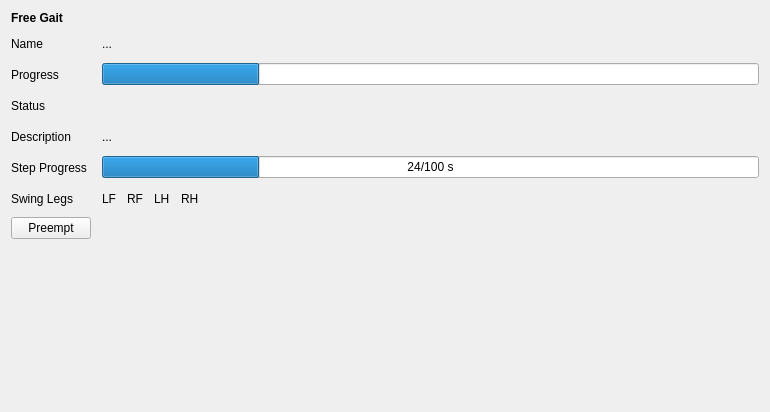
<?xml version="1.0" encoding="UTF-8"?>
<ui version="4.0">
 <class>FreeGaitPluginWidget</class>
 <widget class="QWidget" name="FreeGaitPluginWidget">
  <property name="enabled">
   <bool>true</bool>
  </property>
  <property name="geometry">
   <rect>
    <x>0</x>
    <y>0</y>
    <width>770</width>
    <height>412</height>
   </rect>
  </property>
  <property name="windowTitle">
   <string>Free Gait</string>
  </property>
  <layout class="QVBoxLayout" name="verticalLayout">
   <item>
    <widget class="QLabel" name="label">
     <property name="text">
      <string>&lt;b&gt;Free Gait&lt;/b&gt;</string>
     </property>
    </widget>
   </item>
   <item>
    <layout class="QGridLayout" name="gridLayout">
     <item row="1" column="2">
      <widget class="QProgressBar" name="progressBar_free_gait">
       <property name="enabled">
        <bool>true</bool>
       </property>
       <property name="value">
        <number>24</number>
       </property>
       <property name="format">
        <string/>
       </property>
      </widget>
     </item>
     <item row="4" column="2">
      <widget class="QProgressBar" name="progressBar_step">
       <property name="value">
        <number>24</number>
       </property>
       <property name="format">
        <string>%v/%m s</string>
       </property>
      </widget>
     </item>
     <item row="3" column="0">
      <widget class="QLabel" name="label_5">
       <property name="minimumSize">
        <size>
         <width>0</width>
         <height>25</height>
        </size>
       </property>
       <property name="text">
        <string>Description</string>
       </property>
      </widget>
     </item>
     <item row="4" column="0">
      <widget class="QLabel" name="label_6">
       <property name="minimumSize">
        <size>
         <width>0</width>
         <height>25</height>
        </size>
       </property>
       <property name="text">
        <string>Step Progress</string>
       </property>
      </widget>
     </item>
     <item row="1" column="0">
      <widget class="QLabel" name="label_2">
       <property name="minimumSize">
        <size>
         <width>0</width>
         <height>25</height>
        </size>
       </property>
       <property name="text">
        <string>Progress</string>
       </property>
      </widget>
     </item>
     <item row="3" column="2">
      <widget class="QLabel" name="label_description">
       <property name="text">
        <string>...</string>
       </property>
       <property name="wordWrap">
        <bool>true</bool>
       </property>
      </widget>
     </item>
     <item row="2" column="0">
      <widget class="QLabel" name="label_4">
       <property name="minimumSize">
        <size>
         <width>0</width>
         <height>25</height>
        </size>
       </property>
       <property name="text">
        <string>Status</string>
       </property>
      </widget>
     </item>
     <item row="0" column="2">
      <widget class="QLabel" name="label_name">
       <property name="text">
        <string>...</string>
       </property>
      </widget>
     </item>
     <item row="5" column="0">
      <widget class="QLabel" name="label_8">
       <property name="minimumSize">
        <size>
         <width>0</width>
         <height>25</height>
        </size>
       </property>
       <property name="text">
        <string>Swing Legs</string>
       </property>
      </widget>
     </item>
     <item row="2" column="2">
      <widget class="QLabel" name="label_status">
       <property name="text">
        <string/>
       </property>
      </widget>
     </item>
     <item row="0" column="0">
      <widget class="QLabel" name="label_3">
       <property name="minimumSize">
        <size>
         <width>0</width>
         <height>25</height>
        </size>
       </property>
       <property name="maximumSize">
        <size>
         <width>16777215</width>
         <height>16777215</height>
        </size>
       </property>
       <property name="text">
        <string>Name</string>
       </property>
      </widget>
     </item>
     <item row="0" column="1">
      <spacer name="horizontalSpacer">
       <property name="orientation">
        <enum>Qt::Horizontal</enum>
       </property>
       <property name="sizeType">
        <enum>QSizePolicy::Fixed</enum>
       </property>
       <property name="sizeHint" stdset="0">
        <size>
         <width>5</width>
         <height>5</height>
        </size>
       </property>
      </spacer>
     </item>
     <item row="5" column="2">
      <layout class="QHBoxLayout" name="horizontalLayout">
       <item>
        <widget class="QLabel" name="label_LF">
         <property name="text">
          <string>LF</string>
         </property>
        </widget>
       </item>
       <item>
        <spacer name="horizontalSpacer_2">
         <property name="orientation">
          <enum>Qt::Horizontal</enum>
         </property>
         <property name="sizeType">
          <enum>QSizePolicy::Fixed</enum>
         </property>
         <property name="sizeHint" stdset="0">
          <size>
           <width>5</width>
           <height>20</height>
          </size>
         </property>
        </spacer>
       </item>
       <item>
        <widget class="QLabel" name="label_RF">
         <property name="text">
          <string>RF</string>
         </property>
        </widget>
       </item>
       <item>
        <spacer name="horizontalSpacer_3">
         <property name="orientation">
          <enum>Qt::Horizontal</enum>
         </property>
         <property name="sizeType">
          <enum>QSizePolicy::Fixed</enum>
         </property>
         <property name="sizeHint" stdset="0">
          <size>
           <width>5</width>
           <height>20</height>
          </size>
         </property>
        </spacer>
       </item>
       <item>
        <widget class="QLabel" name="label_LH">
         <property name="text">
          <string>LH</string>
         </property>
        </widget>
       </item>
       <item>
        <spacer name="horizontalSpacer_4">
         <property name="orientation">
          <enum>Qt::Horizontal</enum>
         </property>
         <property name="sizeType">
          <enum>QSizePolicy::Fixed</enum>
         </property>
         <property name="sizeHint" stdset="0">
          <size>
           <width>5</width>
           <height>20</height>
          </size>
         </property>
        </spacer>
       </item>
       <item>
        <widget class="QLabel" name="label_RH">
         <property name="text">
          <string>RH</string>
         </property>
        </widget>
       </item>
       <item>
        <spacer name="horizontalSpacer_5">
         <property name="orientation">
          <enum>Qt::Horizontal</enum>
         </property>
         <property name="sizeHint" stdset="0">
          <size>
           <width>40</width>
           <height>20</height>
          </size>
         </property>
        </spacer>
       </item>
      </layout>
     </item>
     <item row="6" column="0">
      <widget class="QPushButton" name="pushButton_preempt">
       <property name="sizePolicy">
        <sizepolicy hsizetype="Minimum" vsizetype="Fixed">
         <horstretch>0</horstretch>
         <verstretch>0</verstretch>
        </sizepolicy>
       </property>
       <property name="text">
        <string>Preempt</string>
       </property>
      </widget>
     </item>
    </layout>
   </item>
   <item>
    <spacer name="verticalSpacer">
     <property name="orientation">
      <enum>Qt::Vertical</enum>
     </property>
     <property name="sizeHint" stdset="0">
      <size>
       <width>20</width>
       <height>40</height>
      </size>
     </property>
    </spacer>
   </item>
  </layout>
 </widget>
 <resources/>
 <connections/>
</ui>
